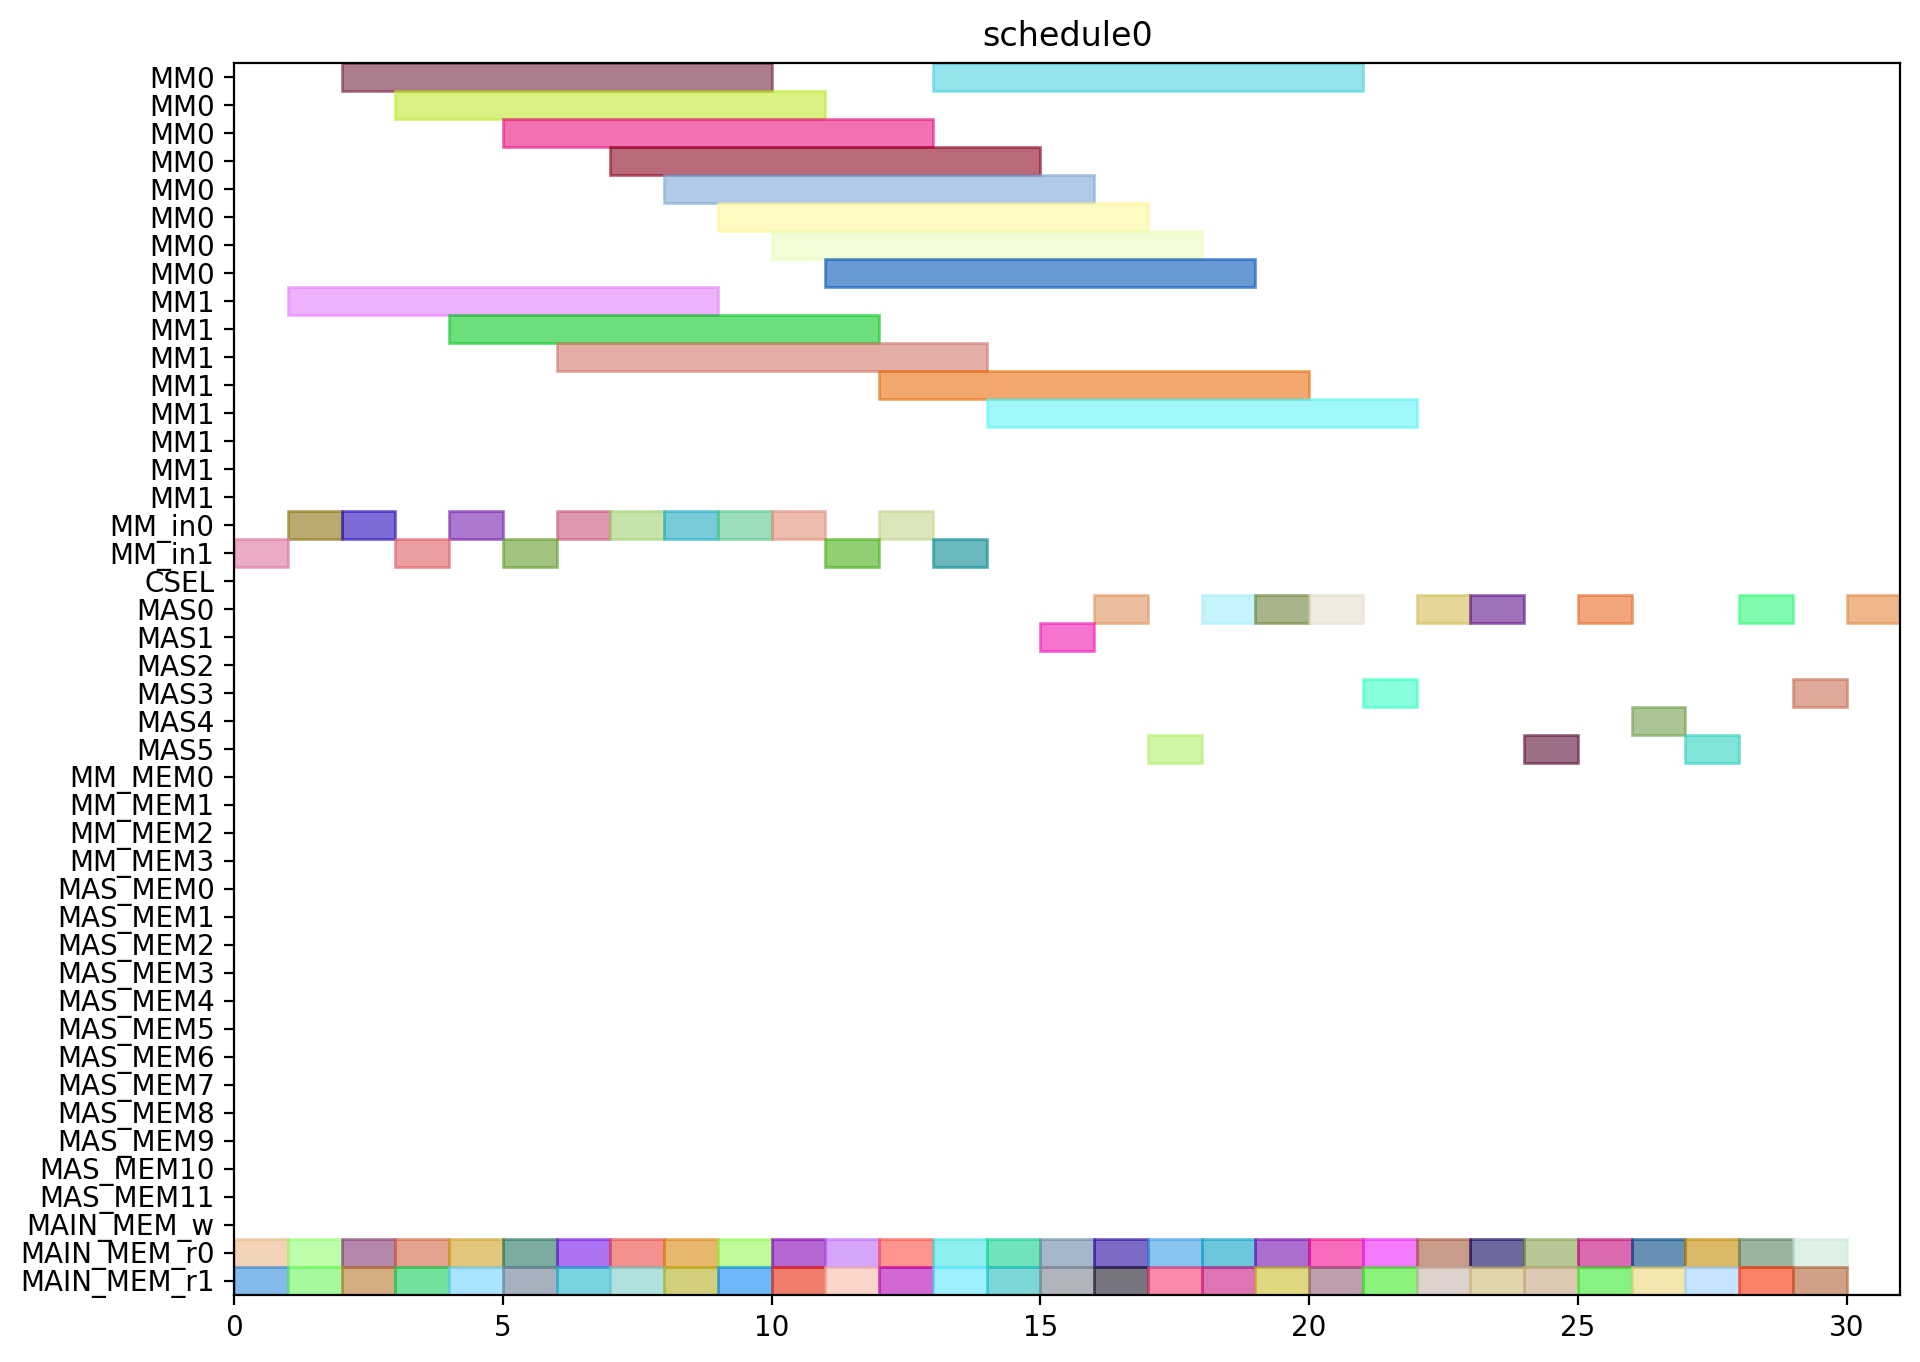

Write the Python code that produced this figure.
from pyschedule import Scenario, solvers, plotters, alt


def solve():
	horizon = 120
	S = Scenario("schedule0", horizon=horizon)

	# resource
	MM = S.Resources('MM', num=2, size=8)
	MM_in = S.Resources('MM_in', num=2)
	CSEL = S.Resource('CSEL')
	MAS = S.Resources('MAS', num=6, size=1, periods=range(1, horizon))
	MM_MEM = S.Resources('MM_MEM', num=4)
	MAS_MEM = S.Resources('MAS_MEM', num=12)
	MAIN_MEM_w = S.Resource('MAIN_MEM_w', size=1)
	MAIN_MEM_r = S.Resources('MAIN_MEM_r', num=2)

	# result of previous scheduling

	# new tasks
	t1_t0 = S.Task('t1_t0', length=8, delay_cost=1)
	t1_t0 += alt(MM)
	t1_t0_in = S.Task('t1_t0_in', length=1, delay_cost=1)
	t1_t0_in += alt(MM_in)
	S += t1_t0_in*MM_in[0]<=t1_t0*MM[0]
	S += t1_t0_in*MM_in[1]<=t1_t0*MM[1]
	t1_t0_mem0 = S.Task('t1_t0_mem0', length=1, delay_cost=1)
	t1_t0_mem0 += MAIN_MEM_r[0]
	S += t1_t0_mem0 <= t1_t0

	t1_t0_mem1 = S.Task('t1_t0_mem1', length=1, delay_cost=1)
	t1_t0_mem1 += MAIN_MEM_r[1]
	S += t1_t0_mem1 <= t1_t0

	t1_t1 = S.Task('t1_t1', length=8, delay_cost=1)
	t1_t1 += alt(MM)
	t1_t1_in = S.Task('t1_t1_in', length=1, delay_cost=1)
	t1_t1_in += alt(MM_in)
	S += t1_t1_in*MM_in[0]<=t1_t1*MM[0]
	S += t1_t1_in*MM_in[1]<=t1_t1*MM[1]
	t1_t1_mem0 = S.Task('t1_t1_mem0', length=1, delay_cost=1)
	t1_t1_mem0 += MAIN_MEM_r[0]
	S += t1_t1_mem0 <= t1_t1

	t1_t1_mem1 = S.Task('t1_t1_mem1', length=1, delay_cost=1)
	t1_t1_mem1 += MAIN_MEM_r[1]
	S += t1_t1_mem1 <= t1_t1

	t1_t2 = S.Task('t1_t2', length=1, delay_cost=1)
	t1_t2 += alt(MAS)
	t1_t2_mem0 = S.Task('t1_t2_mem0', length=1, delay_cost=1)
	t1_t2_mem0 += MAIN_MEM_r[0]
	S += t1_t2_mem0 <= t1_t2

	t1_t2_mem1 = S.Task('t1_t2_mem1', length=1, delay_cost=1)
	t1_t2_mem1 += MAIN_MEM_r[1]
	S += t1_t2_mem1 <= t1_t2

	t1_t3 = S.Task('t1_t3', length=1, delay_cost=1)
	t1_t3 += alt(MAS)
	t1_t3_mem0 = S.Task('t1_t3_mem0', length=1, delay_cost=1)
	t1_t3_mem0 += MAIN_MEM_r[0]
	S += t1_t3_mem0 <= t1_t3

	t1_t3_mem1 = S.Task('t1_t3_mem1', length=1, delay_cost=1)
	t1_t3_mem1 += MAIN_MEM_r[1]
	S += t1_t3_mem1 <= t1_t3

	t2_t0 = S.Task('t2_t0', length=8, delay_cost=1)
	t2_t0 += alt(MM)
	t2_t0_in = S.Task('t2_t0_in', length=1, delay_cost=1)
	t2_t0_in += alt(MM_in)
	S += t2_t0_in*MM_in[0]<=t2_t0*MM[0]
	S += t2_t0_in*MM_in[1]<=t2_t0*MM[1]
	t2_t0_mem0 = S.Task('t2_t0_mem0', length=1, delay_cost=1)
	t2_t0_mem0 += MAIN_MEM_r[0]
	S += t2_t0_mem0 <= t2_t0

	t2_t0_mem1 = S.Task('t2_t0_mem1', length=1, delay_cost=1)
	t2_t0_mem1 += MAIN_MEM_r[1]
	S += t2_t0_mem1 <= t2_t0

	t2_t1 = S.Task('t2_t1', length=8, delay_cost=1)
	t2_t1 += alt(MM)
	t2_t1_in = S.Task('t2_t1_in', length=1, delay_cost=1)
	t2_t1_in += alt(MM_in)
	S += t2_t1_in*MM_in[0]<=t2_t1*MM[0]
	S += t2_t1_in*MM_in[1]<=t2_t1*MM[1]
	t2_t1_mem0 = S.Task('t2_t1_mem0', length=1, delay_cost=1)
	t2_t1_mem0 += MAIN_MEM_r[0]
	S += t2_t1_mem0 <= t2_t1

	t2_t1_mem1 = S.Task('t2_t1_mem1', length=1, delay_cost=1)
	t2_t1_mem1 += MAIN_MEM_r[1]
	S += t2_t1_mem1 <= t2_t1

	t2_t2 = S.Task('t2_t2', length=1, delay_cost=1)
	t2_t2 += alt(MAS)
	t2_t2_mem0 = S.Task('t2_t2_mem0', length=1, delay_cost=1)
	t2_t2_mem0 += MAIN_MEM_r[0]
	S += t2_t2_mem0 <= t2_t2

	t2_t2_mem1 = S.Task('t2_t2_mem1', length=1, delay_cost=1)
	t2_t2_mem1 += MAIN_MEM_r[1]
	S += t2_t2_mem1 <= t2_t2

	t2_t3 = S.Task('t2_t3', length=1, delay_cost=1)
	t2_t3 += alt(MAS)
	t2_t3_mem0 = S.Task('t2_t3_mem0', length=1, delay_cost=1)
	t2_t3_mem0 += MAIN_MEM_r[0]
	S += t2_t3_mem0 <= t2_t3

	t2_t3_mem1 = S.Task('t2_t3_mem1', length=1, delay_cost=1)
	t2_t3_mem1 += MAIN_MEM_r[1]
	S += t2_t3_mem1 <= t2_t3

	t0_t0 = S.Task('t0_t0', length=8, delay_cost=1)
	t0_t0 += alt(MM)
	t0_t0_in = S.Task('t0_t0_in', length=1, delay_cost=1)
	t0_t0_in += alt(MM_in)
	S += t0_t0_in*MM_in[0]<=t0_t0*MM[0]
	S += t0_t0_in*MM_in[1]<=t0_t0*MM[1]
	t0_t0_mem0 = S.Task('t0_t0_mem0', length=1, delay_cost=1)
	t0_t0_mem0 += MAIN_MEM_r[0]
	S += t0_t0_mem0 <= t0_t0

	t0_t0_mem1 = S.Task('t0_t0_mem1', length=1, delay_cost=1)
	t0_t0_mem1 += MAIN_MEM_r[1]
	S += t0_t0_mem1 <= t0_t0

	t0_t1 = S.Task('t0_t1', length=8, delay_cost=1)
	t0_t1 += alt(MM)
	t0_t1_in = S.Task('t0_t1_in', length=1, delay_cost=1)
	t0_t1_in += alt(MM_in)
	S += t0_t1_in*MM_in[0]<=t0_t1*MM[0]
	S += t0_t1_in*MM_in[1]<=t0_t1*MM[1]
	t0_t1_mem0 = S.Task('t0_t1_mem0', length=1, delay_cost=1)
	t0_t1_mem0 += MAIN_MEM_r[0]
	S += t0_t1_mem0 <= t0_t1

	t0_t1_mem1 = S.Task('t0_t1_mem1', length=1, delay_cost=1)
	t0_t1_mem1 += MAIN_MEM_r[1]
	S += t0_t1_mem1 <= t0_t1

	t0_t2 = S.Task('t0_t2', length=1, delay_cost=1)
	t0_t2 += alt(MAS)
	t0_t2_mem0 = S.Task('t0_t2_mem0', length=1, delay_cost=1)
	t0_t2_mem0 += MAIN_MEM_r[0]
	S += t0_t2_mem0 <= t0_t2

	t0_t2_mem1 = S.Task('t0_t2_mem1', length=1, delay_cost=1)
	t0_t2_mem1 += MAIN_MEM_r[1]
	S += t0_t2_mem1 <= t0_t2

	t0_t3 = S.Task('t0_t3', length=1, delay_cost=1)
	t0_t3 += alt(MAS)
	t0_t3_mem0 = S.Task('t0_t3_mem0', length=1, delay_cost=1)
	t0_t3_mem0 += MAIN_MEM_r[0]
	S += t0_t3_mem0 <= t0_t3

	t0_t3_mem1 = S.Task('t0_t3_mem1', length=1, delay_cost=1)
	t0_t3_mem1 += MAIN_MEM_r[1]
	S += t0_t3_mem1 <= t0_t3

	t4_t0_t0 = S.Task('t4_t0_t0', length=8, delay_cost=1)
	t4_t0_t0 += alt(MM)
	t4_t0_t0_in = S.Task('t4_t0_t0_in', length=1, delay_cost=1)
	t4_t0_t0_in += alt(MM_in)
	S += t4_t0_t0_in*MM_in[0]<=t4_t0_t0*MM[0]
	S += t4_t0_t0_in*MM_in[1]<=t4_t0_t0*MM[1]
	t4_t0_t0_mem0 = S.Task('t4_t0_t0_mem0', length=1, delay_cost=1)
	t4_t0_t0_mem0 += MAIN_MEM_r[0]
	S += t4_t0_t0_mem0 <= t4_t0_t0

	t4_t0_t0_mem1 = S.Task('t4_t0_t0_mem1', length=1, delay_cost=1)
	t4_t0_t0_mem1 += MAIN_MEM_r[1]
	S += t4_t0_t0_mem1 <= t4_t0_t0

	t4_t0_t1 = S.Task('t4_t0_t1', length=8, delay_cost=1)
	t4_t0_t1 += alt(MM)
	t4_t0_t1_in = S.Task('t4_t0_t1_in', length=1, delay_cost=1)
	t4_t0_t1_in += alt(MM_in)
	S += t4_t0_t1_in*MM_in[0]<=t4_t0_t1*MM[0]
	S += t4_t0_t1_in*MM_in[1]<=t4_t0_t1*MM[1]
	t4_t0_t1_mem0 = S.Task('t4_t0_t1_mem0', length=1, delay_cost=1)
	t4_t0_t1_mem0 += MAIN_MEM_r[0]
	S += t4_t0_t1_mem0 <= t4_t0_t1

	t4_t0_t1_mem1 = S.Task('t4_t0_t1_mem1', length=1, delay_cost=1)
	t4_t0_t1_mem1 += MAIN_MEM_r[1]
	S += t4_t0_t1_mem1 <= t4_t0_t1

	t4_t0_t2 = S.Task('t4_t0_t2', length=1, delay_cost=1)
	t4_t0_t2 += alt(MAS)
	t4_t0_t2_mem0 = S.Task('t4_t0_t2_mem0', length=1, delay_cost=1)
	t4_t0_t2_mem0 += MAIN_MEM_r[0]
	S += t4_t0_t2_mem0 <= t4_t0_t2

	t4_t0_t2_mem1 = S.Task('t4_t0_t2_mem1', length=1, delay_cost=1)
	t4_t0_t2_mem1 += MAIN_MEM_r[1]
	S += t4_t0_t2_mem1 <= t4_t0_t2

	t4_t0_t3 = S.Task('t4_t0_t3', length=1, delay_cost=1)
	t4_t0_t3 += alt(MAS)
	t4_t0_t3_mem0 = S.Task('t4_t0_t3_mem0', length=1, delay_cost=1)
	t4_t0_t3_mem0 += MAIN_MEM_r[0]
	S += t4_t0_t3_mem0 <= t4_t0_t3

	t4_t0_t3_mem1 = S.Task('t4_t0_t3_mem1', length=1, delay_cost=1)
	t4_t0_t3_mem1 += MAIN_MEM_r[1]
	S += t4_t0_t3_mem1 <= t4_t0_t3

	t4_t1_t0 = S.Task('t4_t1_t0', length=8, delay_cost=1)
	t4_t1_t0 += alt(MM)
	t4_t1_t0_in = S.Task('t4_t1_t0_in', length=1, delay_cost=1)
	t4_t1_t0_in += alt(MM_in)
	S += t4_t1_t0_in*MM_in[0]<=t4_t1_t0*MM[0]
	S += t4_t1_t0_in*MM_in[1]<=t4_t1_t0*MM[1]
	t4_t1_t0_mem0 = S.Task('t4_t1_t0_mem0', length=1, delay_cost=1)
	t4_t1_t0_mem0 += MAIN_MEM_r[0]
	S += t4_t1_t0_mem0 <= t4_t1_t0

	t4_t1_t0_mem1 = S.Task('t4_t1_t0_mem1', length=1, delay_cost=1)
	t4_t1_t0_mem1 += MAIN_MEM_r[1]
	S += t4_t1_t0_mem1 <= t4_t1_t0

	t4_t1_t1 = S.Task('t4_t1_t1', length=8, delay_cost=1)
	t4_t1_t1 += alt(MM)
	t4_t1_t1_in = S.Task('t4_t1_t1_in', length=1, delay_cost=1)
	t4_t1_t1_in += alt(MM_in)
	S += t4_t1_t1_in*MM_in[0]<=t4_t1_t1*MM[0]
	S += t4_t1_t1_in*MM_in[1]<=t4_t1_t1*MM[1]
	t4_t1_t1_mem0 = S.Task('t4_t1_t1_mem0', length=1, delay_cost=1)
	t4_t1_t1_mem0 += MAIN_MEM_r[0]
	S += t4_t1_t1_mem0 <= t4_t1_t1

	t4_t1_t1_mem1 = S.Task('t4_t1_t1_mem1', length=1, delay_cost=1)
	t4_t1_t1_mem1 += MAIN_MEM_r[1]
	S += t4_t1_t1_mem1 <= t4_t1_t1

	t4_t1_t2 = S.Task('t4_t1_t2', length=1, delay_cost=1)
	t4_t1_t2 += alt(MAS)
	t4_t1_t2_mem0 = S.Task('t4_t1_t2_mem0', length=1, delay_cost=1)
	t4_t1_t2_mem0 += MAIN_MEM_r[0]
	S += t4_t1_t2_mem0 <= t4_t1_t2

	t4_t1_t2_mem1 = S.Task('t4_t1_t2_mem1', length=1, delay_cost=1)
	t4_t1_t2_mem1 += MAIN_MEM_r[1]
	S += t4_t1_t2_mem1 <= t4_t1_t2

	t4_t1_t3 = S.Task('t4_t1_t3', length=1, delay_cost=1)
	t4_t1_t3 += alt(MAS)
	t4_t1_t3_mem0 = S.Task('t4_t1_t3_mem0', length=1, delay_cost=1)
	t4_t1_t3_mem0 += MAIN_MEM_r[0]
	S += t4_t1_t3_mem0 <= t4_t1_t3

	t4_t1_t3_mem1 = S.Task('t4_t1_t3_mem1', length=1, delay_cost=1)
	t4_t1_t3_mem1 += MAIN_MEM_r[1]
	S += t4_t1_t3_mem1 <= t4_t1_t3

	t4_t2_t0 = S.Task('t4_t2_t0', length=8, delay_cost=1)
	t4_t2_t0 += alt(MM)
	t4_t2_t0_in = S.Task('t4_t2_t0_in', length=1, delay_cost=1)
	t4_t2_t0_in += alt(MM_in)
	S += t4_t2_t0_in*MM_in[0]<=t4_t2_t0*MM[0]
	S += t4_t2_t0_in*MM_in[1]<=t4_t2_t0*MM[1]
	t4_t2_t0_mem0 = S.Task('t4_t2_t0_mem0', length=1, delay_cost=1)
	t4_t2_t0_mem0 += MAIN_MEM_r[0]
	S += t4_t2_t0_mem0 <= t4_t2_t0

	t4_t2_t0_mem1 = S.Task('t4_t2_t0_mem1', length=1, delay_cost=1)
	t4_t2_t0_mem1 += MAIN_MEM_r[1]
	S += t4_t2_t0_mem1 <= t4_t2_t0

	t4_t2_t1 = S.Task('t4_t2_t1', length=8, delay_cost=1)
	t4_t2_t1 += alt(MM)
	t4_t2_t1_in = S.Task('t4_t2_t1_in', length=1, delay_cost=1)
	t4_t2_t1_in += alt(MM_in)
	S += t4_t2_t1_in*MM_in[0]<=t4_t2_t1*MM[0]
	S += t4_t2_t1_in*MM_in[1]<=t4_t2_t1*MM[1]
	t4_t2_t1_mem0 = S.Task('t4_t2_t1_mem0', length=1, delay_cost=1)
	t4_t2_t1_mem0 += MAIN_MEM_r[0]
	S += t4_t2_t1_mem0 <= t4_t2_t1

	t4_t2_t1_mem1 = S.Task('t4_t2_t1_mem1', length=1, delay_cost=1)
	t4_t2_t1_mem1 += MAIN_MEM_r[1]
	S += t4_t2_t1_mem1 <= t4_t2_t1

	t4_t2_t2 = S.Task('t4_t2_t2', length=1, delay_cost=1)
	t4_t2_t2 += alt(MAS)
	t4_t2_t2_mem0 = S.Task('t4_t2_t2_mem0', length=1, delay_cost=1)
	t4_t2_t2_mem0 += MAIN_MEM_r[0]
	S += t4_t2_t2_mem0 <= t4_t2_t2

	t4_t2_t2_mem1 = S.Task('t4_t2_t2_mem1', length=1, delay_cost=1)
	t4_t2_t2_mem1 += MAIN_MEM_r[1]
	S += t4_t2_t2_mem1 <= t4_t2_t2

	t4_t2_t3 = S.Task('t4_t2_t3', length=1, delay_cost=1)
	t4_t2_t3 += alt(MAS)
	t4_t2_t3_mem0 = S.Task('t4_t2_t3_mem0', length=1, delay_cost=1)
	t4_t2_t3_mem0 += MAIN_MEM_r[0]
	S += t4_t2_t3_mem0 <= t4_t2_t3

	t4_t2_t3_mem1 = S.Task('t4_t2_t3_mem1', length=1, delay_cost=1)
	t4_t2_t3_mem1 += MAIN_MEM_r[1]
	S += t4_t2_t3_mem1 <= t4_t2_t3

	t4_t40 = S.Task('t4_t40', length=1, delay_cost=1)
	t4_t40 += alt(MAS)
	t4_t40_mem0 = S.Task('t4_t40_mem0', length=1, delay_cost=1)
	t4_t40_mem0 += MAIN_MEM_r[0]
	S += t4_t40_mem0 <= t4_t40

	t4_t40_mem1 = S.Task('t4_t40_mem1', length=1, delay_cost=1)
	t4_t40_mem1 += MAIN_MEM_r[1]
	S += t4_t40_mem1 <= t4_t40

	t4_t41 = S.Task('t4_t41', length=1, delay_cost=1)
	t4_t41 += alt(MAS)
	t4_t41_mem0 = S.Task('t4_t41_mem0', length=1, delay_cost=1)
	t4_t41_mem0 += MAIN_MEM_r[0]
	S += t4_t41_mem0 <= t4_t41

	t4_t41_mem1 = S.Task('t4_t41_mem1', length=1, delay_cost=1)
	t4_t41_mem1 += MAIN_MEM_r[1]
	S += t4_t41_mem1 <= t4_t41

	t4_t50 = S.Task('t4_t50', length=1, delay_cost=1)
	t4_t50 += alt(MAS)
	t4_t50_mem0 = S.Task('t4_t50_mem0', length=1, delay_cost=1)
	t4_t50_mem0 += MAIN_MEM_r[0]
	S += t4_t50_mem0 <= t4_t50

	t4_t50_mem1 = S.Task('t4_t50_mem1', length=1, delay_cost=1)
	t4_t50_mem1 += MAIN_MEM_r[1]
	S += t4_t50_mem1 <= t4_t50

	t4_t51 = S.Task('t4_t51', length=1, delay_cost=1)
	t4_t51 += alt(MAS)
	t4_t51_mem0 = S.Task('t4_t51_mem0', length=1, delay_cost=1)
	t4_t51_mem0 += MAIN_MEM_r[0]
	S += t4_t51_mem0 <= t4_t51

	t4_t51_mem1 = S.Task('t4_t51_mem1', length=1, delay_cost=1)
	t4_t51_mem1 += MAIN_MEM_r[1]
	S += t4_t51_mem1 <= t4_t51

	t4_t8_t0 = S.Task('t4_t8_t0', length=8, delay_cost=1)
	t4_t8_t0 += alt(MM)
	t4_t8_t0_in = S.Task('t4_t8_t0_in', length=1, delay_cost=1)
	t4_t8_t0_in += alt(MM_in)
	S += t4_t8_t0_in*MM_in[0]<=t4_t8_t0*MM[0]
	S += t4_t8_t0_in*MM_in[1]<=t4_t8_t0*MM[1]
	t4_t8_t0_mem0 = S.Task('t4_t8_t0_mem0', length=1, delay_cost=1)
	t4_t8_t0_mem0 += MAIN_MEM_r[0]
	S += t4_t8_t0_mem0 <= t4_t8_t0

	t4_t8_t0_mem1 = S.Task('t4_t8_t0_mem1', length=1, delay_cost=1)
	t4_t8_t0_mem1 += MAIN_MEM_r[1]
	S += t4_t8_t0_mem1 <= t4_t8_t0

	t4_t8_t1 = S.Task('t4_t8_t1', length=8, delay_cost=1)
	t4_t8_t1 += alt(MM)
	t4_t8_t1_in = S.Task('t4_t8_t1_in', length=1, delay_cost=1)
	t4_t8_t1_in += alt(MM_in)
	S += t4_t8_t1_in*MM_in[0]<=t4_t8_t1*MM[0]
	S += t4_t8_t1_in*MM_in[1]<=t4_t8_t1*MM[1]
	t4_t8_t1_mem0 = S.Task('t4_t8_t1_mem0', length=1, delay_cost=1)
	t4_t8_t1_mem0 += MAIN_MEM_r[0]
	S += t4_t8_t1_mem0 <= t4_t8_t1

	t4_t8_t1_mem1 = S.Task('t4_t8_t1_mem1', length=1, delay_cost=1)
	t4_t8_t1_mem1 += MAIN_MEM_r[1]
	S += t4_t8_t1_mem1 <= t4_t8_t1

	solvers.mip.solve(S,msg=1,kind='CPLEX',ratio_gap=1.01)

	solution = [['hoge']*len(S.solution()[1]) for i in range(len(S.solution()))]
	for i in range(len(S.solution())):
		for j in range(len(S.solution()[i])):
			solution[i][j]=str(S.solution()[i][j])
	print(solution)

	cycles = int(solution[-1][3])

	pic_file_name = "/home/mfukuda/ABE/multiRAM_multiMAS_16mux/scheduling_result/stage8MM2_stage1MAS6/SPARSE/schedule0.png"
	if(S.solution() != []):
		plotters.matplotlib.plot(S,img_filename=pic_file_name, show_task_labels=False, fig_size=(cycles*0.25+3, 8))

	return solution
